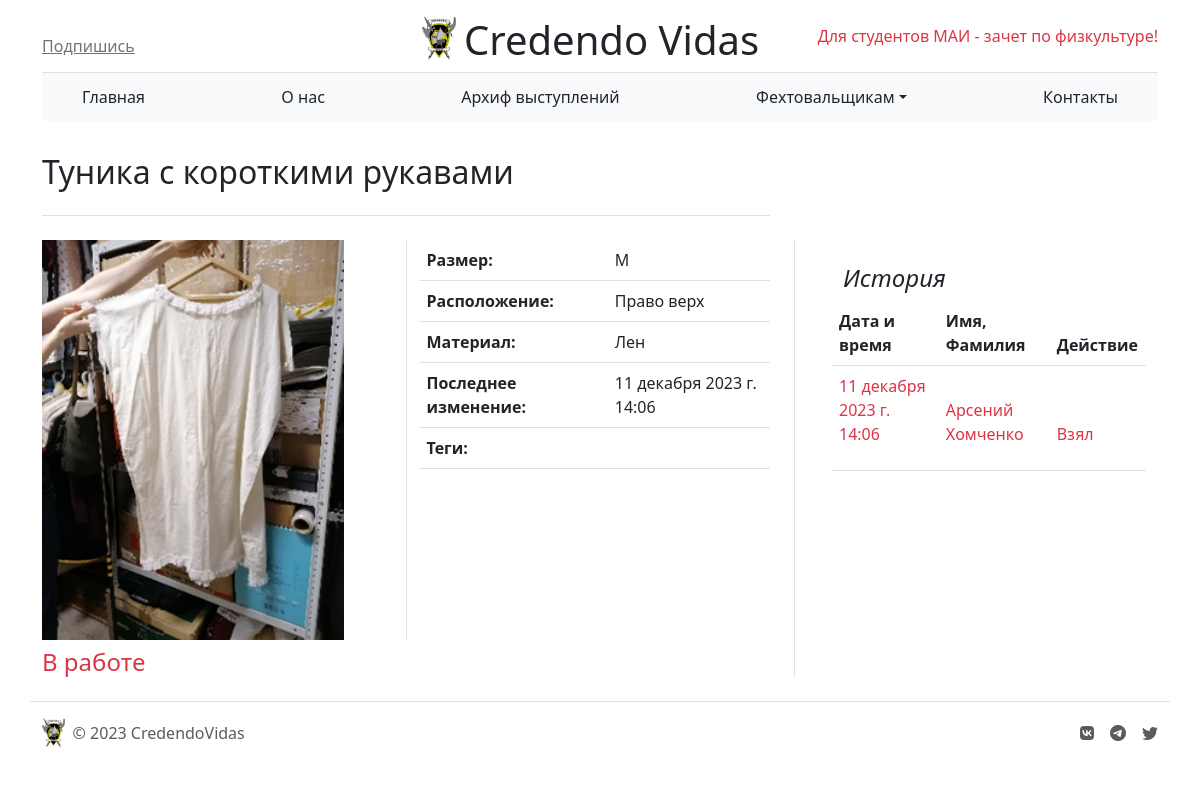
Page /store/item-id=1 on the earlier database version.
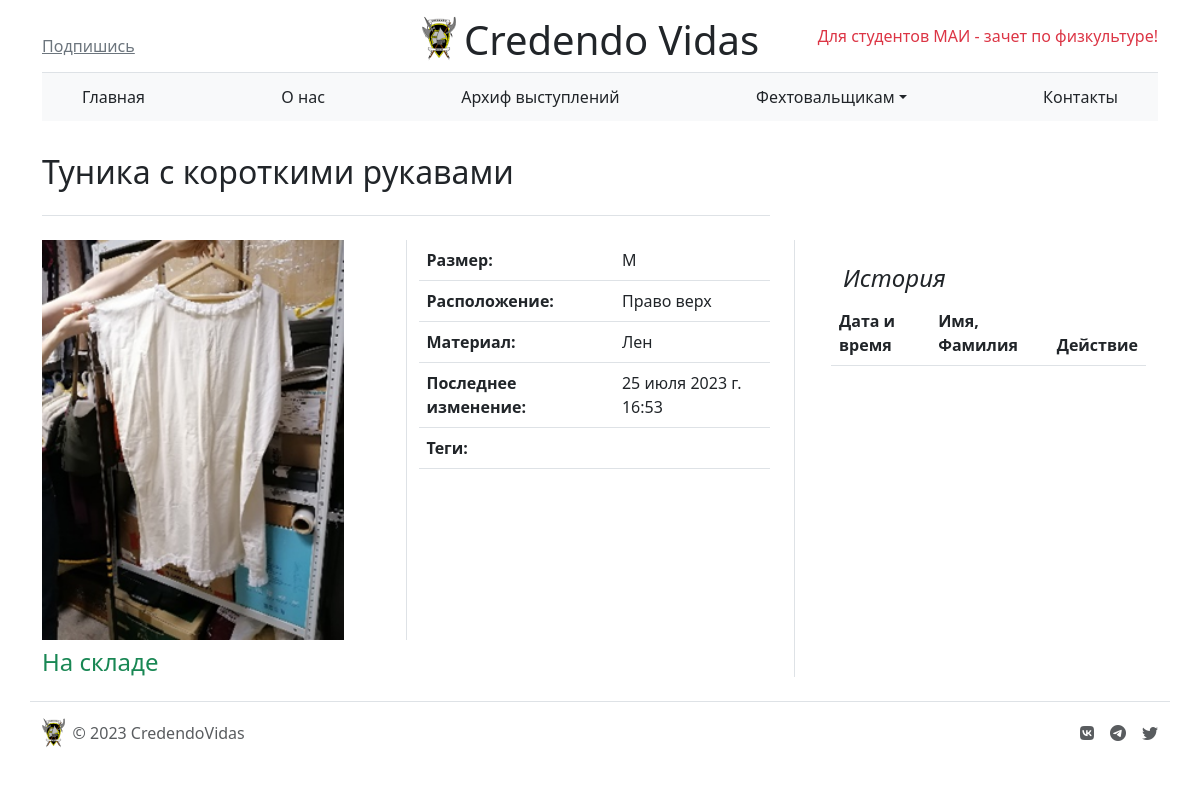
Same page on the later database version.
### store/models.py (models this page shows, shortened)
class Item(models.Model):
    STORED = True
    ACTIVE = False
    STATUS_CHOISES = [
        (STORED, 'На складе'),
        (ACTIVE, 'В работе')
    ]
    name = models.CharField('Название', max_length=100)
    photo = models.ImageField(upload_to='store/item_images/', default="No-Image-Placeholder.svg")
    place = models.CharField('Место на складе', max_length=50)
    size = models.CharField('Размер', max_length=30, blank=True)
    material = models.CharField('Материал', max_length=30, blank=True)
    status = models.BooleanField('Статус', choices=STATUS_CHOISES)
    color = models.ManyToManyField(Color)
    last_status_change = models.DateTimeField('Последнее изменение статуса')
    tags = models.ManyToManyField(Tag, blank=True, null=True)
    category = models.ForeignKey(Category, on_delete=models.CASCADE, verbose_name="Категория", blank=True, default=14)
    quantity_available = models.IntegerField('Доступное количество', default=1)
    quantity_total = models.IntegerField('Общее количество', default=1)
    class Meta:
        verbose_name = 'Предмет'
        verbose_name_plural = 'Предметы'

class Operation(models.Model):
    TAKE = 'TAKE'
    RETURN = 'RETURN'
    ACTION_CHOISES = [
        (TAKE, 'Взял'),
        (RETURN, 'Вернул')
    ]
    first_name = models.CharField('Имя', max_length=15)
    last_name = models.CharField('Фамилия', max_length=20)
    action = models.CharField('Тип операции', max_length=6, choices=ACTION_CHOISES, default=TAKE)
    date = models.DateTimeField('Время операции')
    item = models.ForeignKey(Item, on_delete=models.CASCADE)
    class Meta:
        verbose_name = 'Операция'
        verbose_name_plural = 'Операции'

### store/views.py (the view)
# urls.py: path('item-id=<int:id>', views.item, name='item'),
def item(request, id):
    item = Item.objects.get(id=id)
    history = Operation.objects.filter(item=item)
    context = {'item': item,
               'history': history}
    return render(request, 'store/item.html', context)

### templates/store/item.html (shortened to what this page needs)
{% extends 'main/layout.html' %}
{% load static %}
{% block content %}
    <main class="container">
  <div class="row g-5">
    <div class="col-md-8">
      <h2 class="pb-4 my-4 border-bottom">
          {{ item.name }}
      </h2>
    </div>
  </div>
    <div class="row g-5">
        <div class="col-8">
            <div class="row mb-2 justify-content-center">
                <div class="col">
                    <img src="{{ item.photo.url }}" height="400px">
                </div>
                <div class="col border-start">
                    <table class="table">
                        <tbody>
                            <tr>
                                <th scope="row">Размер:</th>
                                <td>{{ item.size }}</td>
                            </tr>
                            <tr>
                                    <th scope="row">Расположение:</th>
                                    <td>{{ item.place }}</td>
                            </tr>
                            <tr>
                                    <th scope="row">Материал:</th>
                                    <td>{{ item.material }}</td>
                            </tr>
                            <tr>
                                    <th scope="row">Последнее изменение:</th>
                                    <td>{{ item.last_status_change }}</td>
                            </tr>
                            <tr>
                                    <th scope="row">Теги:</th>
                                    <td>
                                    </td>
                            </tr>
                        </tbody>
                    </table>
                </div>
            </div>
            <div class="row">
                <div class="col">
                    {% if item.quantity_total > 1 %}
                        {% if item.quantity_available > 0 %}
                            <h4 class="mb-0 text-success"> Доступно: {{ item.quantity }}</h4>
                        {% else %}
                            <h4 class="mb-0 text-danger"> Все в работе</h4>
                        {% endif %}
                    {% else %}
                        {% if item.status == item.STORED %}
                                <h4 class="mb-0 text-success"> На складе</h4>
                        {% else %}
                                <h4 class="mb-0 text-danger"> В работе</h4>
                        {% endif %}
                    {% endif %}
                </div>
            </div>
        </div>
        <div class="col-4 border-start">
          <div class="position-sticky" style="top: 2rem;">
            <div class="p-4">
              <h4 class="fst-italic">История</h4>
              <div class="row justify-content-between">
                  <table class="table">
                      <thead>
                        <tr>
                            <th scope="col">Дата и время</th>
                            <th scope="col">Имя, Фамилия</th>
                            <th scope="co">Действие</th>
                        </tr>
                        {% for action in history %}
                            {% if action.action == action.TAKE %}
                                <tr">
                                    <td><p class="text-danger">{{ action.date }}</p></td>
                                    <td><p class="text-danger">{{ action.first_name }} {{ action.last_name }}</p></td>
                                    <td><p class="text-danger">Взял</p></td>
                            {% else %}
                                <tr>
                                    <td><p class="text-success">{{ action.date }}</p></td>
                                    <td><p class="text-success">{{ action.first_name }} {{ action.last_name }}</p></td>
                                    <td><p class="text-success">Сдал</p></td>
                                </tr>
                            {% endif %}
                        {% endfor %}
                      </thead>
                  </table>
              </div>
            </div>
          </div>
        </div>
    </div>
</main>
{% endblock %}

### templates/main/layout.html (shortened to what this page needs)
{% load static %}
<!DOCTYPE html>
<html lang="en">
<head>
    <link href="https://cdn.jsdelivr.net/npm/bootstrap@5.3.0/dist/css/bootstrap.min.css" rel="stylesheet">
    <link rel="stylesheet" href="https://cdn.jsdelivr.net/npm/@fortawesome/fontawesome-free@6.2.1/css/fontawesome.min.css">
    <link rel="stylesheet" href="https://cdn.jsdelivr.net/npm/bootstrap-icons@1.10.2/font/bootstrap-icons.css">
</head>
<body>
    <div class="container">
        {% include 'main/header.html' %}
        {% block content %}
        {% endblock %}
    {% include 'main/footer.html' %}
</body>
</html>

### templates/main/header.html (shortened to what this page needs)
{% load static %}
<header class="blog-header pt-3 border-bottom">
    <div class="row flex-nowrap justify-content-between align-items-center">
      <div class="col-4 pt-1">
        <a class="link-secondary" href="#">Подпишись</a>
      </div>
      <div class="d-flex col-4 text-center">
            <img src="{% static 'img/logo.svg' %}" height="45" class="me-2">
            <h1 class="text-dark" href="#">Credendo Vidas</h1>
      </div>
      <div class="col-4 d-flex justify-content-end align-items-center">
        <p class="text-danger">Для студентов МАИ - зачет по физкультуре!</p>
      </div>
    </div>
  </header>
  <div class="nav-scroller bg-light py-1 mb-2">
        <ul class="nav d-flex justify-content-between px-3">
          <li class="nav-item px-2"><a class="nav-link link-dark" href="{% url 'home' %}">Главная</a></li>
          <li class="nav-item px-2"><a class="nav-link link-dark" href="{% url 'about' %}">О нас</a></li>
          <li class="nav-item px-2"><a class="nav-link link-dark" href="{% url 'archive' %}">Архиф выступлений</a></li>
          <li class="nav-item dropdown px-2">
              <a class="nav-link dropdown-toggle link-dark" role="button" id="navbarDropdown" data-bs-toggle="dropdown" aria-expanded="false">
                  Фехтовальщикам</a>
          </li>
          <li class="nav-item px-2 link-dark"><a class="nav-link link-dark" href="{% url 'contacts' %}">Контакты</a></li>
        </ul>
  </div>
</div>

### templates/main/footer.html
{% load static %}
<footer class="container d-flex flex-wrap justify-content-between align-items-center py-3 my-4 border-top">
    <div class="col-md-4 d-flex align-items-center">
      <a href="/" class="mb-3 me-2 mb-md-0 text-muted text-decoration-none lh-1">
          <img src="{% static 'img/logo.svg' %}" height="30">
      </a>
      <span class="mb-3 mb-md-0 text-muted">© 2023 CredendoVidas</span>
    </div>
    <ul class="nav col-md-4 justify-content-end list-unstyled d-flex">
      <li class="ms-3"><a class="text-muted" href="#"><i class="fa-brands fa-vk"></i></a></li>
      <li class="ms-3"><a class="text-muted" href="#"><i class="bi bi-telegram"></i></a></li>
      <li class="ms-3"><a class="text-muted" href="#"><i class="bi bi-twitter"></i></a></li>
    </ul>
</footer>

Differences in the rows shown:
removed Operation: date "11 декабря 2023 г. 14:06", first_name "Арсений", last_name "Хомченко"
changed Item "Туника с короткими рукавами": last_status_change "11 декабря 2023 г. 14:06" → "25 июля 2023 г. 16:53"; status False → True (drawn)
Other differences:
text no longer shown: "В работе"
text now shown: "На складе"
